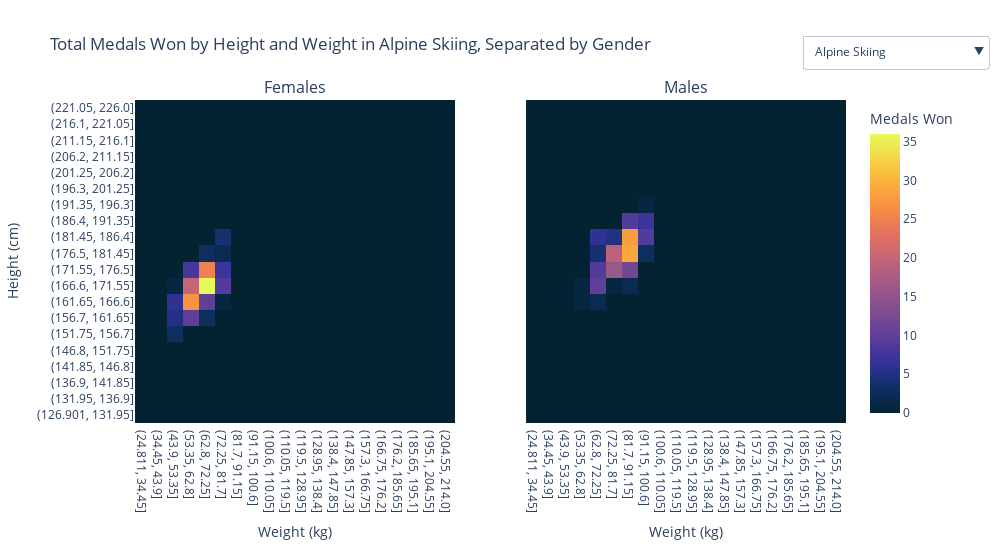

The notebook cell this image was saved under:
### Markdown cell above
# Total Medal Count by Height and Weight, grouped by Sport (Heatmap Figure)

### Code cell
# Create bins for height and weight
height_weight_medal_df = athlete_events_df.copy()
height_weight_medal_df = height_weight_medal_df.dropna(subset=["Height", "Weight"])
height_weight_medal_df["Height Bin"] = pd.cut(height_weight_medal_df["Height"], bins=20)
height_weight_medal_df["Weight Bin"] = pd.cut(height_weight_medal_df["Weight"], bins=20)

# Group by sports, separated by sex
height_weight_medal_df = height_weight_medal_df.groupby(["Sport", "Sex", "Height Bin", "Weight Bin"], observed=False)["Medal"].count().reset_index(name="Medal Count")

# Create pivot tables for each sport and sex
sports_df_list = {}
for (col, sport) in height_weight_medal_df.groupby("Sport"):
    sports_df_list[col] = {}
    for (c, sex) in sport.groupby("Sex"):
        sports_df_list[col][c] = pd.pivot_table(sex, index="Height Bin", columns="Weight Bin", values="Medal Count", observed=False).fillna(0)
for sport in sports_df_list.keys():
    for sex in sports_df_list[sport]:
        sports_df_list[sport][sex].columns = sports_df_list[sport][sex].columns.astype(str)
        sports_df_list[sport][sex].index = sports_df_list[sport][sex].index.astype(str)
        
# Create heatmap subplot figure
heatmap_fig = make_subplots(
    rows=1,
    cols=2,
    subplot_titles=("Females", "Males"),
    shared_yaxes=True
)

# Starting heatmap
heatmap_fig.add_trace(
    go.Heatmap(
        x=sports_df_list["Alpine Skiing"]["F"].columns,
        y=sports_df_list["Alpine Skiing"]["F"].index,
        z=sports_df_list["Alpine Skiing"]["F"].values,
        visible=True,
        hovertemplate=
            "<b>Height Bin:</b> %{y}cm<br>" +
            "<b>Weight Bin:</b> %{x}kg<br>" +
            "<b>Total Medals Won:</b> %{z}",
        name="",
        coloraxis="coloraxis"
    ),
    row=1,
    col=1
)
heatmap_fig.add_trace(
    go.Heatmap(
        x=sports_df_list["Alpine Skiing"]["M"].columns,
        y=sports_df_list["Alpine Skiing"]["M"].index,
        z=sports_df_list["Alpine Skiing"]["M"].values,
        visible=True,
        hovertemplate=
            "<b>Height Bin:</b> %{y}cm<br>" +
            "<b>Weight Bin:</b> %{x}kg<br>" +
            "<b>Total Medals Won:</b> %{z}",
        name="",
        # colorscale="coloraxis"
        coloraxis="coloraxis"
    ),
    row=1,
    col=2
)
heatmap_fig.update_layout(
    title="Total Medals Won by Height and Weight in Alpine Skiing, Separated by Gender"
)

# Add heatmap traces for each sport
for i, sport in enumerate(sports_df_list.keys()):
    for j, sex in enumerate(sports_df_list[sport]):
        heatmap_fig.add_trace(
            go.Heatmap(
                x=sports_df_list[sport][sex].columns,
                y=sports_df_list[sport][sex].index,
                z=sports_df_list[sport][sex].values,
                visible=False,
                hovertemplate=
                    "<b>Height Bin:</b> %{y}cm<br>" +
                    "<b>Weight Bin:</b> %{x}kg<br>" +
                    "<b>Total Medals Won:</b> %{z}",
                name="",
                coloraxis="coloraxis"
            ),
            row=1,
            col=j + 1
        )

# Create dropdown option for each sport
sports_options = []
for i, key in enumerate(sports_df_list.keys()):
    visible_list = [False] * (len(sports_df_list.keys()) + 2) * 2
    visible_list[i * 2 + 2] = True
    visible_list[i * 2 + 3] = True
    sports_options.append(dict(
        label=key,
        method="update",
        args=[
            {"visible":visible_list},
            {"title":f"Total Medals Won by Height and Weight in {key}, Separated by Gender"}
        ]
    ))
    
heatmap_fig.update_layout(
    width=1000,
    height=550,
    autosize=False,
    coloraxis=dict(
        colorscale="thermal",
        colorbar=dict(
            title="Medals Won"
        )
    ),
    updatemenus=[dict(
        active=0,
        buttons=sports_options,
        x=1.2,
        y=1.2
    )]
)

heatmap_fig.update_xaxes(
    title_text="Weight (kg)",
    row=1,
    col=1
)
heatmap_fig.update_xaxes(
    title_text="Weight (kg)",
    row=1,
    col=2
)
heatmap_fig.update_yaxes(
    title_text="Height (cm)",
    row=1,
    col=1
)
    
heatmap_fig.show()
